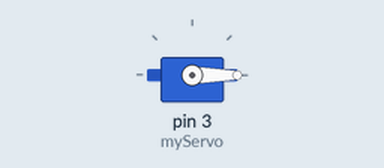
The sketch below on a simulated Arduino Uno, built with avr-gcc and run on an emulated ATmega328P. Parts: servo.

Above: at 0.05 s.
At 2.3 s:
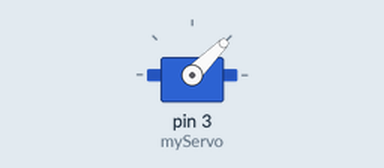
At 4.55 s:
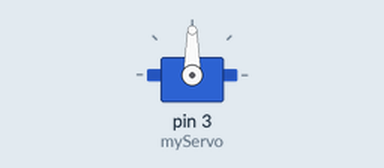
At 9.05 s:
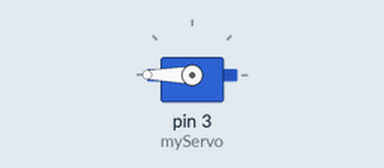
Timing chart, 0 to 11.8 s (numbered marks = the images above):
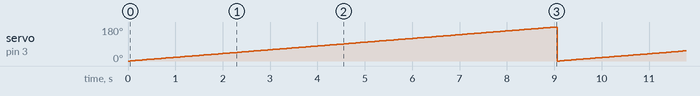

Measured:
- by itself, servo on pin 3 (myServo): ramps from 0° to 180° and jumps back, once every 9.1 s

The sketch:

wokwi.ino
```cpp
#include <Servo.h>

Servo myServo;

void setup()
{
	// put your setup code here, to run once:
	myServo.attach(3);
}

void loop()
{
	// put your main code here, to run repeatedly:
	for (int a = 0; a <= 180; a += 1)
	{
		// myServo.write(constrain(a, 0, 180));
		myServo.write(a);
		delay(50);
	}
}
```
